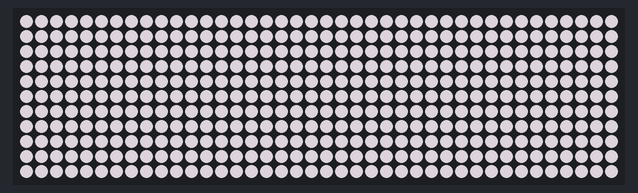
Simulated run of this sketch. Board: Arduino Uno, built with avr-gcc and run on an emulated ATmega328P. Shown: 40×11 RGB LED matrix (first LED top left, wired row by row). Dim RGB values are drawn brighter than linear.

Above: at 0.1 s.
At 5.11 s:
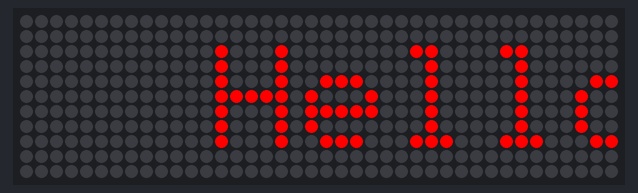
At 10.02 s:
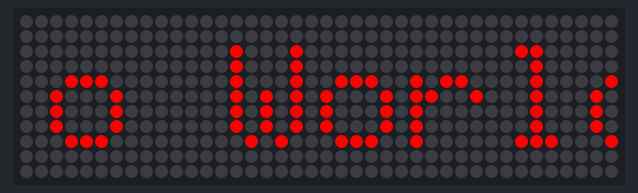
At 19.95 s:
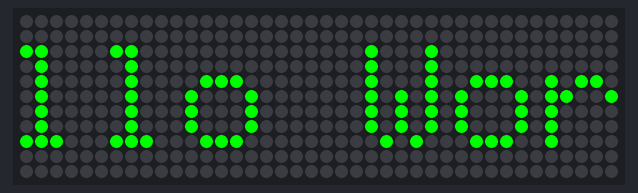
At 29.72 s:
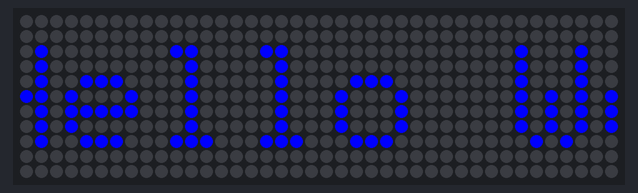
At 39.91 s:
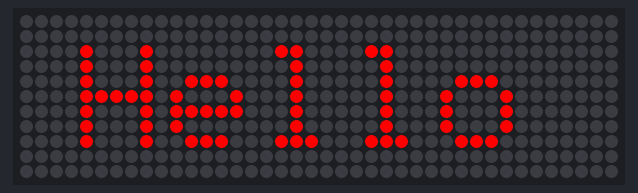

The sketch:

ws2812_test.ino
```cpp
// Adafruit_NeoMatrix example for single NeoPixel Shield.
// Scrolls text across the matrix.

#include <Adafruit_GFX.h>
#include <Adafruit_NeoMatrix.h>
#include <Adafruit_NeoPixel.h>

#define PIN 6
#define BRIGHTNESS 255

// Define matrix width and height.
#define mw 40
#define mh 11

// MATRIX DECLARATION:
// Parameter 1 = width of NeoPixel matrix
// Parameter 2 = height of matrix
// Parameter 3 = pin number (most are valid)
// Parameter 4 = matrix layout flags, add together as needed:
//   NEO_MATRIX_TOP, NEO_MATRIX_BOTTOM, NEO_MATRIX_LEFT, NEO_MATRIX_RIGHT:
//     Position of the FIRST LED in the matrix; pick two, e.g.
//     NEO_MATRIX_TOP + NEO_MATRIX_LEFT for the top-left corner.
//   NEO_MATRIX_ROWS, NEO_MATRIX_COLUMNS: LEDs are arranged in horizontal
//     rows or in vertical columns, respectively; pick one or the other.
//   NEO_MATRIX_PROGRESSIVE, NEO_MATRIX_ZIGZAG: all rows/columns proceed
//     in the same order, or alternate lines reverse direction; pick one.
//   See example below for these values in action.
// Parameter 5 = pixel type flags, add together as needed:
//   NEO_KHZ800  800 KHz bitstream (most NeoPixel products w/WS2812 LEDs)
//   NEO_KHZ400  400 KHz (classic 'v1' (not v2) FLORA pixels, WS2811 drivers)
//   NEO_GRB     Pixels are wired for GRB bitstream (most NeoPixel products)
//   NEO_GRBW    Pixels are wired for GRBW bitstream (RGB+W NeoPixel products)
//   NEO_RGB     Pixels are wired for RGB bitstream (v1 FLORA pixels, not v2)


// Example for NeoPixel Shield.  In this application we'd like to use it
// as a 5x8 tall matrix, with the USB port positioned at the top of the
// Arduino.  When held that way, the first pixel is at the top right, and
// lines are arranged in columns, progressive order.  The shield uses
// 800 KHz (v2) pixels that expect GRB color data.

Adafruit_NeoMatrix matrix = Adafruit_NeoMatrix( mw, mh, PIN,
  NEO_MATRIX_TOP  + NEO_MATRIX_LEFT +
  NEO_MATRIX_ROWS + NEO_MATRIX_PROGRESSIVE,
  NEO_GRB         + NEO_KHZ800);

const uint16_t colors[] = {
  matrix.Color(255, 0, 0),
  matrix.Color(0, 255, 0),
  matrix.Color(0, 0, 255) };

int x    = matrix.width();
int pass = 0;

void setup()
{
  matrix.begin();
  matrix.setTextWrap( false );
  matrix.setBrightness( BRIGHTNESS );
  matrix.setTextColor( colors[0] );

  matrix.fillScreen( matrix.Color(200, 200, 200) );
  matrix.show();
  delay(2000);
}

void loop()
{
  matrix.fillScreen( matrix.Color(0, 0, 0) );
  matrix.setCursor(x, 2);
  matrix.print( F("Hello World!!") );

  if(--x < -45)
  {
    x = matrix.width();
    if(++pass >= 3) pass = 0;
    matrix.setTextColor( colors[pass] );
  }
  matrix.show();
  delay( 50 );
}
```
